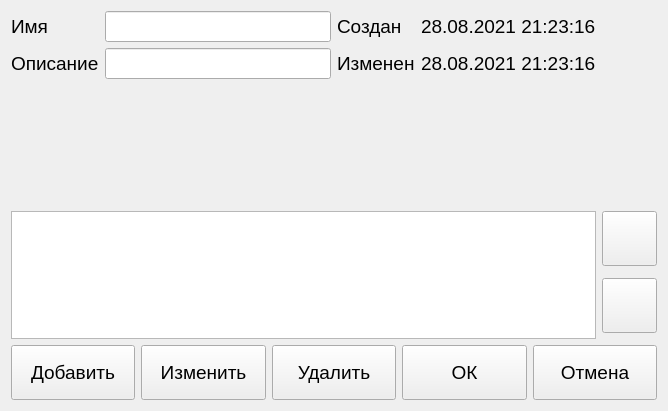
<?xml version="1.0" encoding="UTF-8"?>
<ui version="4.0">
 <class>ValveProfileEditorFrame</class>
 <widget class="QWidget" name="ValveProfileEditorFrame">
  <property name="geometry">
   <rect>
    <x>0</x>
    <y>0</y>
    <width>668</width>
    <height>411</height>
   </rect>
  </property>
  <property name="font">
   <font>
    <pointsize>14</pointsize>
   </font>
  </property>
  <property name="windowTitle">
   <string>Form</string>
  </property>
  <layout class="QGridLayout" name="gridLayout">
   <item row="0" column="0">
    <widget class="QLabel" name="label">
     <property name="text">
      <string>Имя</string>
     </property>
    </widget>
   </item>
   <item row="0" column="1">
    <widget class="QClickableLineEdit" name="txtName"/>
   </item>
   <item row="0" column="2">
    <widget class="QLabel" name="label_4">
     <property name="text">
      <string>Создан</string>
     </property>
    </widget>
   </item>
   <item row="0" column="3">
    <widget class="QLabel" name="lblCreationDate">
     <property name="text">
      <string>28.08.2021 21:23:16</string>
     </property>
    </widget>
   </item>
   <item row="1" column="0">
    <widget class="QLabel" name="label_3">
     <property name="text">
      <string>Описание</string>
     </property>
    </widget>
   </item>
   <item row="1" column="1">
    <widget class="QClickableLineEdit" name="txtDescription"/>
   </item>
   <item row="1" column="2">
    <widget class="QLabel" name="label_6">
     <property name="text">
      <string>Изменен</string>
     </property>
    </widget>
   </item>
   <item row="1" column="3">
    <widget class="QLabel" name="lblEditDate">
     <property name="text">
      <string>28.08.2021 21:23:16</string>
     </property>
    </widget>
   </item>
   <item row="2" column="0" colspan="5">
    <widget class="QCustomPlot" name="plot" native="true">
     <property name="minimumSize">
      <size>
       <width>0</width>
       <height>120</height>
      </size>
     </property>
    </widget>
   </item>
   <item row="3" column="0" colspan="4">
    <widget class="QTableView" name="table">
     <property name="maximumSize">
      <size>
       <width>16777215</width>
       <height>150</height>
      </size>
     </property>
     <property name="selectionBehavior">
      <enum>QAbstractItemView::SelectColumns</enum>
     </property>
    </widget>
   </item>
   <item row="3" column="4">
    <layout class="QVBoxLayout" name="verticalLayout">
     <item>
      <widget class="QPushButton" name="btnLeft">
       <property name="minimumSize">
        <size>
         <width>55</width>
         <height>55</height>
        </size>
       </property>
       <property name="maximumSize">
        <size>
         <width>55</width>
         <height>55</height>
        </size>
       </property>
       <property name="text">
        <string/>
       </property>
       <property name="icon">
        <iconset resource="../../Resources.qrc">
         <normaloff>:/Images/circled-left.png</normaloff>:/Images/circled-left.png</iconset>
       </property>
       <property name="iconSize">
        <size>
         <width>42</width>
         <height>42</height>
        </size>
       </property>
      </widget>
     </item>
     <item>
      <spacer name="verticalSpacer">
       <property name="orientation">
        <enum>Qt::Vertical</enum>
       </property>
       <property name="sizeHint" stdset="0">
        <size>
         <width>20</width>
         <height>40</height>
        </size>
       </property>
      </spacer>
     </item>
     <item>
      <widget class="QPushButton" name="btnRight">
       <property name="minimumSize">
        <size>
         <width>55</width>
         <height>55</height>
        </size>
       </property>
       <property name="maximumSize">
        <size>
         <width>55</width>
         <height>55</height>
        </size>
       </property>
       <property name="text">
        <string/>
       </property>
       <property name="icon">
        <iconset resource="../../Resources.qrc">
         <normaloff>:/Images/circled-right.png</normaloff>:/Images/circled-right.png</iconset>
       </property>
       <property name="iconSize">
        <size>
         <width>42</width>
         <height>42</height>
        </size>
       </property>
      </widget>
     </item>
     <item>
      <spacer name="verticalSpacer_2">
       <property name="orientation">
        <enum>Qt::Vertical</enum>
       </property>
       <property name="sizeHint" stdset="0">
        <size>
         <width>20</width>
         <height>40</height>
        </size>
       </property>
      </spacer>
     </item>
    </layout>
   </item>
   <item row="4" column="0" colspan="5">
    <layout class="QHBoxLayout" name="horizontalLayout">
     <item>
      <widget class="QPushButton" name="btnAddPoint">
       <property name="minimumSize">
        <size>
         <width>0</width>
         <height>55</height>
        </size>
       </property>
       <property name="maximumSize">
        <size>
         <width>16777215</width>
         <height>55</height>
        </size>
       </property>
       <property name="font">
        <font>
         <pointsize>14</pointsize>
        </font>
       </property>
       <property name="text">
        <string>Добавить</string>
       </property>
       <property name="icon">
        <iconset resource="../../Resources.qrc">
         <normaloff>:/Images/icons8-add-property-50.png</normaloff>:/Images/icons8-add-property-50.png</iconset>
       </property>
       <property name="iconSize">
        <size>
         <width>42</width>
         <height>42</height>
        </size>
       </property>
      </widget>
     </item>
     <item>
      <widget class="QPushButton" name="btnEditPoint">
       <property name="minimumSize">
        <size>
         <width>0</width>
         <height>55</height>
        </size>
       </property>
       <property name="maximumSize">
        <size>
         <width>16777215</width>
         <height>55</height>
        </size>
       </property>
       <property name="font">
        <font>
         <pointsize>14</pointsize>
        </font>
       </property>
       <property name="text">
        <string>Изменить</string>
       </property>
       <property name="icon">
        <iconset resource="../../Resources.qrc">
         <normaloff>:/Images/icons8-edit-64.png</normaloff>:/Images/icons8-edit-64.png</iconset>
       </property>
       <property name="iconSize">
        <size>
         <width>42</width>
         <height>42</height>
        </size>
       </property>
      </widget>
     </item>
     <item>
      <widget class="QPushButton" name="btnRemovePoint">
       <property name="minimumSize">
        <size>
         <width>0</width>
         <height>55</height>
        </size>
       </property>
       <property name="maximumSize">
        <size>
         <width>16777215</width>
         <height>55</height>
        </size>
       </property>
       <property name="font">
        <font>
         <pointsize>14</pointsize>
        </font>
       </property>
       <property name="text">
        <string>Удалить</string>
       </property>
       <property name="icon">
        <iconset resource="../../Resources.qrc">
         <normaloff>:/Images/icons8-remove-64.png</normaloff>:/Images/icons8-remove-64.png</iconset>
       </property>
       <property name="iconSize">
        <size>
         <width>42</width>
         <height>42</height>
        </size>
       </property>
      </widget>
     </item>
     <item>
      <widget class="QPushButton" name="btnAccept">
       <property name="minimumSize">
        <size>
         <width>0</width>
         <height>55</height>
        </size>
       </property>
       <property name="maximumSize">
        <size>
         <width>16777215</width>
         <height>55</height>
        </size>
       </property>
       <property name="font">
        <font>
         <pointsize>14</pointsize>
        </font>
       </property>
       <property name="text">
        <string>ОК</string>
       </property>
       <property name="icon">
        <iconset resource="../../Resources.qrc">
         <normaloff>:/Images/ok.png</normaloff>:/Images/ok.png</iconset>
       </property>
       <property name="iconSize">
        <size>
         <width>42</width>
         <height>42</height>
        </size>
       </property>
      </widget>
     </item>
     <item>
      <widget class="QPushButton" name="btnCancel">
       <property name="minimumSize">
        <size>
         <width>0</width>
         <height>55</height>
        </size>
       </property>
       <property name="maximumSize">
        <size>
         <width>16777215</width>
         <height>55</height>
        </size>
       </property>
       <property name="text">
        <string>Отмена</string>
       </property>
       <property name="icon">
        <iconset resource="../../Resources.qrc">
         <normaloff>:/Images/delete.png</normaloff>:/Images/delete.png</iconset>
       </property>
       <property name="iconSize">
        <size>
         <width>42</width>
         <height>42</height>
        </size>
       </property>
      </widget>
     </item>
    </layout>
   </item>
  </layout>
 </widget>
 <customwidgets>
  <customwidget>
   <class>QClickableLineEdit</class>
   <extends>QLineEdit</extends>
   <header location="global">Controls/qclickablelineedit.h</header>
  </customwidget>
  <customwidget>
   <class>QCustomPlot</class>
   <extends>QWidget</extends>
   <header location="global">Controls/qcustomplot.h</header>
   <container>1</container>
  </customwidget>
 </customwidgets>
 <resources>
  <include location="../../Resources.qrc"/>
 </resources>
 <connections/>
</ui>
